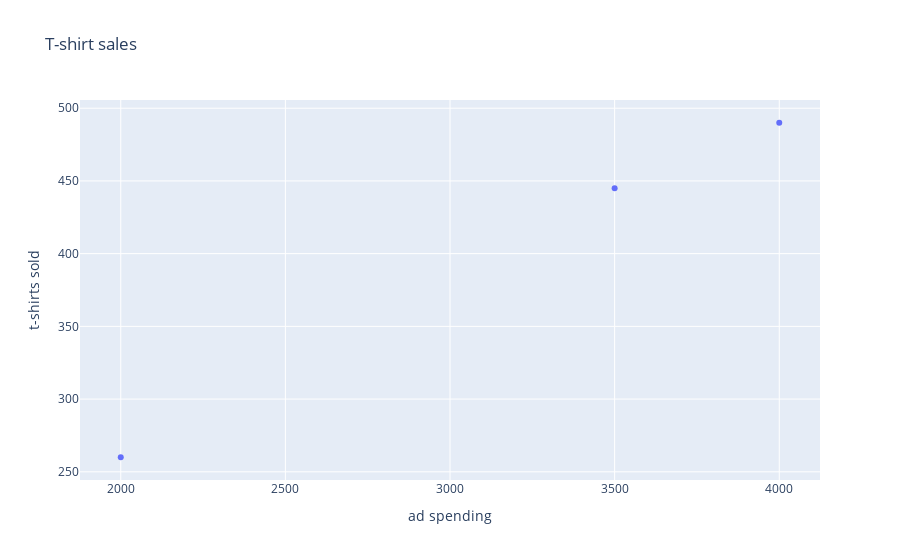

Write notebook code for a chart like this one.
### Markdown cell above
Ok, time to plot.  We'll use the `plotly` library to do so.

### Code cell
import plotly.graph_objects as go
ad_spends = [2000, 3500, 4000]
sales = [260, 445, 490]
scatter_data = go.Scatter(x=ad_spends, y=sales, name = 'actual sales', mode='markers')
layout = go.Layout(title = 'T-shirt sales', xaxis={'title': 'ad spending'}, yaxis = {'title': 't-shirts sold'})
go.Figure(data = [scatter_data], layout = layout)

### Figure 1 — Plotly figure (JSON) as saved in the notebook; plotly's stock layout.template omitted (floating-point values rounded to 4 significant figures)
{"data": [{"mode": "markers", "name": "actual sales", "type": "scatter", "x": [2000, 3500, 4000], "y": [260, 445, 490]}], "layout": {"autosize": true, "title": {"text": "T-shirt sales"}, "xaxis": {"autorange": true, "range": [1868.0, 4132.0], "title": {"text": "ad spending"}, "type": "linear"}, "yaxis": {"autorange": true, "range": [243.2, 506.8], "title": {"text": "t-shirts sold"}, "type": "linear"}}}
